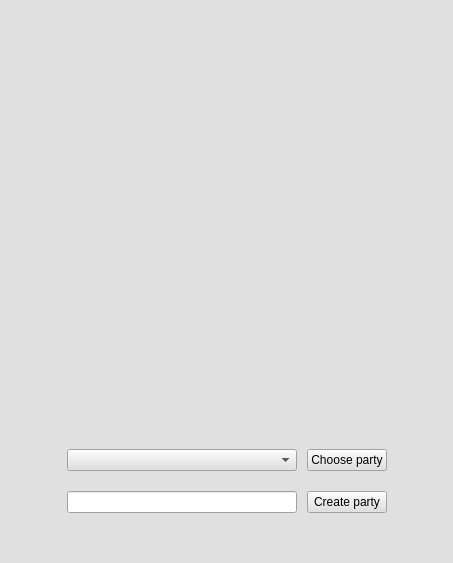
<?xml version="1.0" encoding="UTF-8"?>
<ui version="4.0">
 <class>MainWindow</class>
 <widget class="QMainWindow" name="MainWindow">
  <property name="geometry">
   <rect>
    <x>0</x>
    <y>0</y>
    <width>453</width>
    <height>563</height>
   </rect>
  </property>
  <property name="palette">
   <palette>
    <active>
     <colorrole role="WindowText">
      <brush brushstyle="SolidPattern">
       <color alpha="255">
        <red>0</red>
        <green>0</green>
        <blue>0</blue>
       </color>
      </brush>
     </colorrole>
     <colorrole role="Button">
      <brush brushstyle="SolidPattern">
       <color alpha="255">
        <red>224</red>
        <green>224</green>
        <blue>224</blue>
       </color>
      </brush>
     </colorrole>
     <colorrole role="Light">
      <brush brushstyle="SolidPattern">
       <color alpha="255">
        <red>255</red>
        <green>255</green>
        <blue>255</blue>
       </color>
      </brush>
     </colorrole>
     <colorrole role="Midlight">
      <brush brushstyle="SolidPattern">
       <color alpha="255">
        <red>239</red>
        <green>239</green>
        <blue>239</blue>
       </color>
      </brush>
     </colorrole>
     <colorrole role="Dark">
      <brush brushstyle="SolidPattern">
       <color alpha="255">
        <red>112</red>
        <green>112</green>
        <blue>112</blue>
       </color>
      </brush>
     </colorrole>
     <colorrole role="Mid">
      <brush brushstyle="SolidPattern">
       <color alpha="255">
        <red>149</red>
        <green>149</green>
        <blue>149</blue>
       </color>
      </brush>
     </colorrole>
     <colorrole role="Text">
      <brush brushstyle="SolidPattern">
       <color alpha="255">
        <red>0</red>
        <green>0</green>
        <blue>0</blue>
       </color>
      </brush>
     </colorrole>
     <colorrole role="BrightText">
      <brush brushstyle="SolidPattern">
       <color alpha="255">
        <red>255</red>
        <green>255</green>
        <blue>255</blue>
       </color>
      </brush>
     </colorrole>
     <colorrole role="ButtonText">
      <brush brushstyle="SolidPattern">
       <color alpha="255">
        <red>0</red>
        <green>0</green>
        <blue>0</blue>
       </color>
      </brush>
     </colorrole>
     <colorrole role="Base">
      <brush brushstyle="SolidPattern">
       <color alpha="255">
        <red>255</red>
        <green>255</green>
        <blue>255</blue>
       </color>
      </brush>
     </colorrole>
     <colorrole role="Window">
      <brush brushstyle="SolidPattern">
       <color alpha="255">
        <red>224</red>
        <green>224</green>
        <blue>224</blue>
       </color>
      </brush>
     </colorrole>
     <colorrole role="Shadow">
      <brush brushstyle="SolidPattern">
       <color alpha="255">
        <red>0</red>
        <green>0</green>
        <blue>0</blue>
       </color>
      </brush>
     </colorrole>
     <colorrole role="AlternateBase">
      <brush brushstyle="SolidPattern">
       <color alpha="255">
        <red>239</red>
        <green>239</green>
        <blue>239</blue>
       </color>
      </brush>
     </colorrole>
     <colorrole role="ToolTipBase">
      <brush brushstyle="SolidPattern">
       <color alpha="255">
        <red>255</red>
        <green>255</green>
        <blue>220</blue>
       </color>
      </brush>
     </colorrole>
     <colorrole role="ToolTipText">
      <brush brushstyle="SolidPattern">
       <color alpha="255">
        <red>0</red>
        <green>0</green>
        <blue>0</blue>
       </color>
      </brush>
     </colorrole>
    </active>
    <inactive>
     <colorrole role="WindowText">
      <brush brushstyle="SolidPattern">
       <color alpha="255">
        <red>0</red>
        <green>0</green>
        <blue>0</blue>
       </color>
      </brush>
     </colorrole>
     <colorrole role="Button">
      <brush brushstyle="SolidPattern">
       <color alpha="255">
        <red>224</red>
        <green>224</green>
        <blue>224</blue>
       </color>
      </brush>
     </colorrole>
     <colorrole role="Light">
      <brush brushstyle="SolidPattern">
       <color alpha="255">
        <red>255</red>
        <green>255</green>
        <blue>255</blue>
       </color>
      </brush>
     </colorrole>
     <colorrole role="Midlight">
      <brush brushstyle="SolidPattern">
       <color alpha="255">
        <red>239</red>
        <green>239</green>
        <blue>239</blue>
       </color>
      </brush>
     </colorrole>
     <colorrole role="Dark">
      <brush brushstyle="SolidPattern">
       <color alpha="255">
        <red>112</red>
        <green>112</green>
        <blue>112</blue>
       </color>
      </brush>
     </colorrole>
     <colorrole role="Mid">
      <brush brushstyle="SolidPattern">
       <color alpha="255">
        <red>149</red>
        <green>149</green>
        <blue>149</blue>
       </color>
      </brush>
     </colorrole>
     <colorrole role="Text">
      <brush brushstyle="SolidPattern">
       <color alpha="255">
        <red>0</red>
        <green>0</green>
        <blue>0</blue>
       </color>
      </brush>
     </colorrole>
     <colorrole role="BrightText">
      <brush brushstyle="SolidPattern">
       <color alpha="255">
        <red>255</red>
        <green>255</green>
        <blue>255</blue>
       </color>
      </brush>
     </colorrole>
     <colorrole role="ButtonText">
      <brush brushstyle="SolidPattern">
       <color alpha="255">
        <red>0</red>
        <green>0</green>
        <blue>0</blue>
       </color>
      </brush>
     </colorrole>
     <colorrole role="Base">
      <brush brushstyle="SolidPattern">
       <color alpha="255">
        <red>255</red>
        <green>255</green>
        <blue>255</blue>
       </color>
      </brush>
     </colorrole>
     <colorrole role="Window">
      <brush brushstyle="SolidPattern">
       <color alpha="255">
        <red>224</red>
        <green>224</green>
        <blue>224</blue>
       </color>
      </brush>
     </colorrole>
     <colorrole role="Shadow">
      <brush brushstyle="SolidPattern">
       <color alpha="255">
        <red>0</red>
        <green>0</green>
        <blue>0</blue>
       </color>
      </brush>
     </colorrole>
     <colorrole role="AlternateBase">
      <brush brushstyle="SolidPattern">
       <color alpha="255">
        <red>239</red>
        <green>239</green>
        <blue>239</blue>
       </color>
      </brush>
     </colorrole>
     <colorrole role="ToolTipBase">
      <brush brushstyle="SolidPattern">
       <color alpha="255">
        <red>255</red>
        <green>255</green>
        <blue>220</blue>
       </color>
      </brush>
     </colorrole>
     <colorrole role="ToolTipText">
      <brush brushstyle="SolidPattern">
       <color alpha="255">
        <red>0</red>
        <green>0</green>
        <blue>0</blue>
       </color>
      </brush>
     </colorrole>
    </inactive>
    <disabled>
     <colorrole role="WindowText">
      <brush brushstyle="SolidPattern">
       <color alpha="255">
        <red>112</red>
        <green>112</green>
        <blue>112</blue>
       </color>
      </brush>
     </colorrole>
     <colorrole role="Button">
      <brush brushstyle="SolidPattern">
       <color alpha="255">
        <red>224</red>
        <green>224</green>
        <blue>224</blue>
       </color>
      </brush>
     </colorrole>
     <colorrole role="Light">
      <brush brushstyle="SolidPattern">
       <color alpha="255">
        <red>255</red>
        <green>255</green>
        <blue>255</blue>
       </color>
      </brush>
     </colorrole>
     <colorrole role="Midlight">
      <brush brushstyle="SolidPattern">
       <color alpha="255">
        <red>239</red>
        <green>239</green>
        <blue>239</blue>
       </color>
      </brush>
     </colorrole>
     <colorrole role="Dark">
      <brush brushstyle="SolidPattern">
       <color alpha="255">
        <red>112</red>
        <green>112</green>
        <blue>112</blue>
       </color>
      </brush>
     </colorrole>
     <colorrole role="Mid">
      <brush brushstyle="SolidPattern">
       <color alpha="255">
        <red>149</red>
        <green>149</green>
        <blue>149</blue>
       </color>
      </brush>
     </colorrole>
     <colorrole role="Text">
      <brush brushstyle="SolidPattern">
       <color alpha="255">
        <red>112</red>
        <green>112</green>
        <blue>112</blue>
       </color>
      </brush>
     </colorrole>
     <colorrole role="BrightText">
      <brush brushstyle="SolidPattern">
       <color alpha="255">
        <red>255</red>
        <green>255</green>
        <blue>255</blue>
       </color>
      </brush>
     </colorrole>
     <colorrole role="ButtonText">
      <brush brushstyle="SolidPattern">
       <color alpha="255">
        <red>112</red>
        <green>112</green>
        <blue>112</blue>
       </color>
      </brush>
     </colorrole>
     <colorrole role="Base">
      <brush brushstyle="SolidPattern">
       <color alpha="255">
        <red>224</red>
        <green>224</green>
        <blue>224</blue>
       </color>
      </brush>
     </colorrole>
     <colorrole role="Window">
      <brush brushstyle="SolidPattern">
       <color alpha="255">
        <red>224</red>
        <green>224</green>
        <blue>224</blue>
       </color>
      </brush>
     </colorrole>
     <colorrole role="Shadow">
      <brush brushstyle="SolidPattern">
       <color alpha="255">
        <red>0</red>
        <green>0</green>
        <blue>0</blue>
       </color>
      </brush>
     </colorrole>
     <colorrole role="AlternateBase">
      <brush brushstyle="SolidPattern">
       <color alpha="255">
        <red>224</red>
        <green>224</green>
        <blue>224</blue>
       </color>
      </brush>
     </colorrole>
     <colorrole role="ToolTipBase">
      <brush brushstyle="SolidPattern">
       <color alpha="255">
        <red>255</red>
        <green>255</green>
        <blue>220</blue>
       </color>
      </brush>
     </colorrole>
     <colorrole role="ToolTipText">
      <brush brushstyle="SolidPattern">
       <color alpha="255">
        <red>0</red>
        <green>0</green>
        <blue>0</blue>
       </color>
      </brush>
     </colorrole>
    </disabled>
   </palette>
  </property>
  <property name="windowTitle">
   <string>MainWindow</string>
  </property>
  <widget class="QWidget" name="centralwidget">
   <layout class="QVBoxLayout" name="verticalLayout_2">
    <item>
     <layout class="QVBoxLayout" name="verticalLayout" stretch="4,1,1">
      <property name="spacing">
       <number>20</number>
      </property>
      <property name="topMargin">
       <number>0</number>
      </property>
      <property name="bottomMargin">
       <number>20</number>
      </property>
      <item>
       <layout class="QHBoxLayout" name="horizontalLayout_4" stretch="0">
        <property name="spacing">
         <number>2</number>
        </property>
        <property name="sizeConstraint">
         <enum>QLayout::SetNoConstraint</enum>
        </property>
        <property name="bottomMargin">
         <number>0</number>
        </property>
        <item>
         <widget class="QLabel" name="label">
          <property name="maximumSize">
           <size>
            <width>400</width>
            <height>400</height>
           </size>
          </property>
          <property name="text">
           <string/>
          </property>
          <property name="pixmap">
           <pixmap>../../../Imágenes/141-1413410_d-d-logo-png-dungeons-and-dragons-icon.png</pixmap>
          </property>
          <property name="scaledContents">
           <bool>true</bool>
          </property>
          <property name="margin">
           <number>50</number>
          </property>
         </widget>
        </item>
       </layout>
      </item>
      <item>
       <layout class="QVBoxLayout" name="verticalLayout_4" stretch="0">
        <property name="spacing">
         <number>1</number>
        </property>
        <item>
         <layout class="QHBoxLayout" name="horizontalLayout_5">
          <property name="spacing">
           <number>10</number>
          </property>
          <item>
           <spacer name="horizontalSpacer">
            <property name="orientation">
             <enum>Qt::Horizontal</enum>
            </property>
            <property name="sizeType">
             <enum>QSizePolicy::Expanding</enum>
            </property>
            <property name="sizeHint" stdset="0">
             <size>
              <width>40</width>
              <height>20</height>
             </size>
            </property>
           </spacer>
          </item>
          <item>
           <widget class="QComboBox" name="comboBox">
            <property name="minimumSize">
             <size>
              <width>230</width>
              <height>0</height>
             </size>
            </property>
           </widget>
          </item>
          <item>
           <widget class="QPushButton" name="pushButton">
            <property name="text">
             <string>Choose party</string>
            </property>
           </widget>
          </item>
          <item>
           <spacer name="horizontalSpacer_2">
            <property name="orientation">
             <enum>Qt::Horizontal</enum>
            </property>
            <property name="sizeType">
             <enum>QSizePolicy::Expanding</enum>
            </property>
            <property name="sizeHint" stdset="0">
             <size>
              <width>40</width>
              <height>20</height>
             </size>
            </property>
           </spacer>
          </item>
         </layout>
        </item>
       </layout>
      </item>
      <item>
       <layout class="QHBoxLayout" name="horizontalLayout_6" stretch="0,0,0,0">
        <property name="spacing">
         <number>10</number>
        </property>
        <item>
         <spacer name="horizontalSpacer_3">
          <property name="orientation">
           <enum>Qt::Horizontal</enum>
          </property>
          <property name="sizeHint" stdset="0">
           <size>
            <width>40</width>
            <height>20</height>
           </size>
          </property>
         </spacer>
        </item>
        <item>
         <widget class="QLineEdit" name="lineEdit">
          <property name="minimumSize">
           <size>
            <width>230</width>
            <height>0</height>
           </size>
          </property>
          <property name="text">
           <string/>
          </property>
         </widget>
        </item>
        <item>
         <widget class="QPushButton" name="pushButton_2">
          <property name="text">
           <string>Create party</string>
          </property>
         </widget>
        </item>
        <item>
         <spacer name="horizontalSpacer_4">
          <property name="orientation">
           <enum>Qt::Horizontal</enum>
          </property>
          <property name="sizeHint" stdset="0">
           <size>
            <width>40</width>
            <height>20</height>
           </size>
          </property>
         </spacer>
        </item>
       </layout>
      </item>
     </layout>
    </item>
   </layout>
  </widget>
 </widget>
 <resources/>
 <connections/>
</ui>
